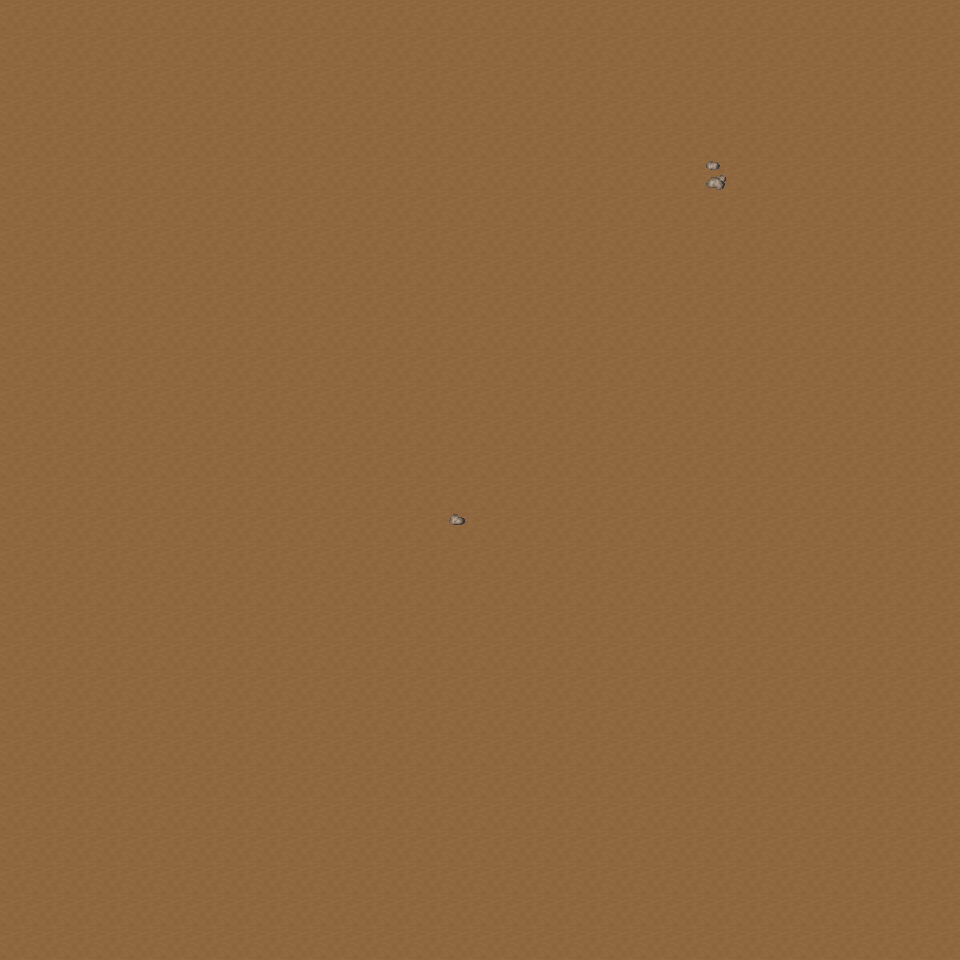

The image is a tile-based game level rendered from a .tmx file. Its description and source (layers, tilesets, objects; grid data summarised) follow:
An orthogonal 30x30 tile map with 32x32 px tiles, 6 tile layers (Ground, Object, Object2, Above, ...), 31 tilesets and 3 objects (3x mapExit).

<map version="1.0" orientation="orthogonal" renderorder="right-down" width="30" height="30" tilewidth="32" tileheight="32" nextobjectid="4">
  <tileset firstgid="1" name="tileset_ground_ground" tilewidth="32" tileheight="32" tilecount="33" columns="3">
    <image source="../drawable/tileset_ground_ground.png" width="96" height="352" />
  </tileset>
  <tileset firstgid="34" name="tileset_ground_ridge_earth_dark" tilewidth="32" tileheight="32" tilecount="96" columns="12">
    <image source="../drawable/tileset_ground_ridge_earth_dark.png" width="384" height="256" />
  </tileset>
  <tileset firstgid="130" name="tileset_furniture_light_iron_lamp" tilewidth="32" tileheight="32" tilecount="3" columns="1">
    <image source="../drawable/tileset_furniture_light_iron_lamp.png" width="32" height="96" />
  </tileset>
  <tileset firstgid="133" name="tileset_furniture_light_dark_torch" tilewidth="32" tileheight="32" tilecount="8" columns="2">
    <image source="../drawable/tileset_furniture_light_dark_torch.png" width="64" height="128" />
  </tileset>
  <tileset firstgid="141" name="tileset_furniture_light_flames" tilewidth="32" tileheight="32" tilecount="6" columns="6">
    <image source="../drawable/tileset_furniture_light_flames.png" width="192" height="32" />
  </tileset>
  <tileset firstgid="147" name="tileset_item_corpse_skeleton" tilewidth="32" tileheight="32" tilecount="4" columns="2">
    <image source="../drawable/tileset_item_corpse_skeleton.png" width="64" height="64" />
  </tileset>
  <tileset firstgid="151" name="tileset_item_blood_floor_stains_2" tilewidth="32" tileheight="32" tilecount="4" columns="2">
    <image source="../drawable/tileset_item_blood_floor_stains_2.png" width="64" height="64" />
  </tileset>
  <tileset firstgid="155" name="tileset_item_chest_large" tilewidth="32" tileheight="32" tilecount="8" columns="4">
    <image source="../drawable/tileset_item_chest_large.png" width="128" height="64" />
  </tileset>
  <tileset firstgid="163" name="tileset_item_armor_sword_rack" tilewidth="32" tileheight="32" tilecount="4" columns="2">
    <image source="../drawable/tileset_item_armor_sword_rack.png" width="64" height="64" />
  </tileset>
  <tileset firstgid="167" name="tileset_item_armor_weapons_rack" tilewidth="32" tileheight="32" tilecount="18" columns="9">
    <image source="../drawable/tileset_item_armor_weapons_rack.png" width="288" height="64" />
  </tileset>
  <tileset firstgid="185" name="tileset_item_pot_barrel_tall" tilewidth="32" tileheight="32" tilecount="2" columns="1">
    <image source="../drawable/tileset_item_pot_barrel_tall.png" width="32" height="64" />
  </tileset>
  <tileset firstgid="187" name="tileset_item_pot_pot_tall" tilewidth="32" tileheight="32" tilecount="2" columns="1">
    <image source="../drawable/tileset_item_pot_pot_tall.png" width="32" height="64" />
  </tileset>
  <tileset firstgid="189" name="tileset_ground_rock_pebbles" tilewidth="32" tileheight="32" tilecount="3" columns="1">
    <image source="../drawable/tileset_ground_rock_pebbles.png" width="32" height="96" />
  </tileset>
  <tileset firstgid="192" name="tileset_item_corpse_skull_dark" tilewidth="32" tileheight="32" tilecount="2" columns="2">
    <image source="../drawable/tileset_item_corpse_skull_dark.png" width="64" height="32" />
  </tileset>
  <tileset firstgid="194" name="tileset_ground_ladder_horizontal_dark" tilewidth="32" tileheight="32" tilecount="3" columns="1">
    <image source="../drawable/tileset_ground_ladder_horizontal_dark.png" width="32" height="96" />
  </tileset>
  <tileset firstgid="197" name="tileset_ground_fire_fire" tilewidth="32" tileheight="32" tilecount="27" columns="3">
    <image source="../drawable/tileset_ground_fire_fire.png" width="96" height="288" />
  </tileset>
  <tileset firstgid="224" name="tileset_ground_cobbled_paving" tilewidth="32" tileheight="32" tilecount="1" columns="1">
    <image source="../drawable/tileset_ground_cobbled_paving.png" width="32" height="32" />
  </tileset>
  <tileset firstgid="225" name="tileset_plant_stump_int_small_stump" tilewidth="32" tileheight="32" tilecount="1" columns="1">
    <image source="../drawable/tileset_plant_stump_int_small_stump.png" width="32" height="32" />
  </tileset>
  <tileset firstgid="226" name="tileset_furniture_table_tree_stump_table" tilewidth="32" tileheight="32" tilecount="4" columns="2">
    <image source="../drawable/tileset_furniture_table_tree_stump_table.png" width="64" height="64" />
  </tileset>
  <tileset firstgid="230" name="tileset_logic_collision" tilewidth="32" tileheight="32" tilecount="1" columns="1">
    <image source="../drawable/tileset_logic_collision.png" width="32" height="32" />
  </tileset>
  <tileset firstgid="231" name="tileset_ground_ladder_vertical_dark" tilewidth="32" tileheight="32" tilecount="3" columns="3">
    <image source="../drawable/tileset_ground_ladder_vertical_dark.png" width="96" height="32" />
  </tileset>
  <tileset firstgid="234" name="tileset_logic_creature_animal" tilewidth="32" tileheight="32" tilecount="32" columns="8">
    <image source="../drawable/tileset_logic_creature_animal.png" width="256" height="128" />
  </tileset>
  <tileset firstgid="266" name="tileset_logic_creature_human_barbarian" tilewidth="32" tileheight="32" tilecount="7" columns="7">
    <image source="../drawable/tileset_logic_creature_human_barbarian.png" width="224" height="32" />
  </tileset>
  <tileset firstgid="273" name="tileset_ground_ladder_steps" tilewidth="32" tileheight="32" tilecount="6" columns="3">
    <image source="../drawable/tileset_ground_ladder_steps.png" width="96" height="64" />
  </tileset>
  <tileset firstgid="279" name="tileset_logic_portal" tilewidth="32" tileheight="32" tilecount="24" columns="8">
    <image source="../drawable/tileset_logic_portal.png" width="256" height="96" />
  </tileset>
  <tileset firstgid="303" name="tileset_ground_earth_edges_yellowgreen" tilewidth="32" tileheight="32" tilecount="15" columns="5">
    <image source="../drawable/tileset_ground_earth_edges_yellowgreen.png" width="160" height="96" />
  </tileset>
  <tileset firstgid="318" name="tileset_plant_grasses" tilewidth="32" tileheight="32" tilecount="6" columns="3">
    <image source="../drawable/tileset_plant_grasses.png" width="96" height="64" />
  </tileset>
  <tileset firstgid="324" name="tileset_light_yellow_light_5x5" tilewidth="32" tileheight="32" tilecount="25" columns="5">
    <image source="../drawable/tileset_light_yellow_light_5x5.png" width="160" height="160" />
  </tileset>
  <tileset firstgid="349" name="tileset_light_dim_yellow_light_7x5" tilewidth="32" tileheight="32" tilecount="35" columns="7">
    <image source="../drawable/tileset_light_dim_yellow_light_7x5.png" width="224" height="160" />
  </tileset>
  <tileset firstgid="384" name="tileset_item_firewood" tilewidth="32" tileheight="32" tilecount="12" columns="3">
    <image source="../drawable/tileset_item_firewood.png" width="96" height="128" />
  </tileset>
  <tileset firstgid="396" name="tileset_logic_creature_insect" tilewidth="32" tileheight="32" tilecount="5" columns="5">
    <image source="../drawable/tileset_logic_creature_insect.png" width="160" height="32" />
  </tileset>
  <layer name="Ground" width="30" height="30">
    <data>[900 cells, 900 non-empty, 1 distinct tile ids]</data>
  </layer>
  <layer name="Object" width="30" height="30">
    <data>[900 cells, 2 non-empty, 2 distinct tile ids]</data>
  </layer>
  <layer name="Object2" width="30" height="30">
    <data>[900 cells, 0 non-empty, 0 distinct tile ids]</data>
  </layer>
  <layer name="Above" width="30" height="30">
    <data>[900 cells, 0 non-empty, 0 distinct tile ids]</data>
  </layer>
  <layer name="Above2" width="30" height="30">
    <data>[900 cells, 0 non-empty, 0 distinct tile ids]</data>
  </layer>
  <layer name="Walkable" width="30" height="30">
    <data>[900 cells, 0 non-empty, 0 distinct tile ids]</data>
  </layer>
  <objectgroup name="MapEvents">
    <object id="1" name="north" type="mapExit" x="0" y="0" width="960" height="32">
      <properties>
        <property name="map" value="level_0_x204_y10" />
        <property name="x" value="0" />
        <property name="y" value="28" />
      </properties>
    </object>
    <object id="2" name="south" type="mapExit" x="0" y="928" width="960" height="32">
      <properties>
        <property name="map" value="level_0_x204_y12" />
        <property name="x" value="0" />
        <property name="y" value="1" />
      </properties>
    </object>
    <object id="3" name="east" type="mapExit" x="928" y="0" width="32" height="960">
      <properties>
        <property name="map" value="level_0_x205_y11" />
        <property name="x" value="1" />
        <property name="y" value="0" />
      </properties>
    </object>
  </objectgroup>
</map>
